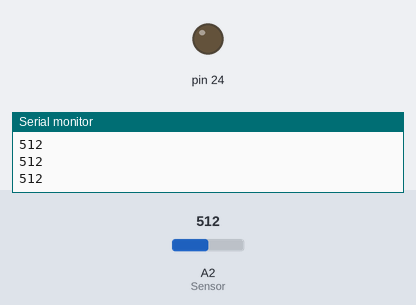
Recording of a sketch running on a simulated Arduino Mega 2560, built with avr-gcc and run on an emulated ATmega2560. On the bench: output pins drawn as LEDs (lit = HIGH), the last lines printed to the serial monitor. The test bench sets the inputs (shaded band); at power-on: A2 (Sensor) = 512.

Above: at 1.2 s.
1.3 s: A2 (Sensor) set to 536
At 2.5 s:
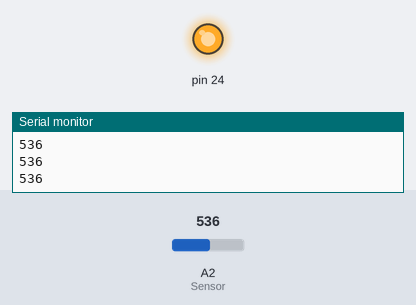
2.8 s: A2 (Sensor) set to 511
At 4.0 s:
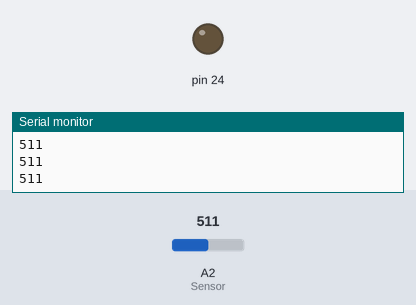
4.3 s: A2 (Sensor) set to 530
At 5.3 s:
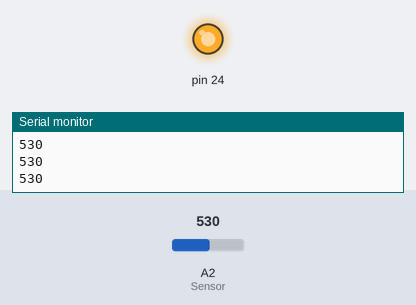
Timing chart, 0 to 7.3 s (numbered marks = the images above; inputs shaded):
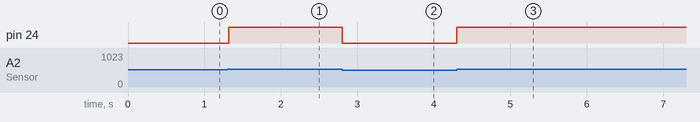

Measured:
- the behaviour switches between 520 and 521 on A2 (Sensor) (found by bisection; images 0 and 1)
- after the input at 1.3 s, pin 24: LOW → HIGH at once
- after the input at 2.8 s, pin 24: HIGH → LOW at once
- after the input at 4.3 s, pin 24: LOW → HIGH at once

The sketch:

sound5.ino
```cpp
int Sensor = A2;

void setup(){
  Serial.begin(9600);
  pinMode(Sensor, INPUT);
  pinMode(24,OUTPUT);
}
void loop(){
  int Sound = analogRead(Sensor);
  Serial.println(Sound);

  if(Sound > 520){
    digitalWrite(24,HIGH);
  }
  else
  digitalWrite(24,LOW);
  delay(20);
}
```
